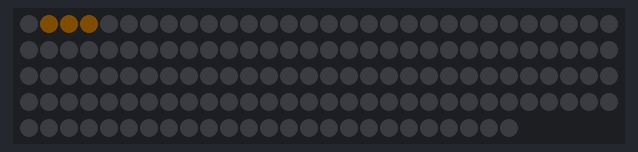
This program was run on a simulated Arduino Nano, built with avr-gcc and run on an emulated ATmega328P. On the bench: 145 RGB LEDs in strip order, left to right, continuing on the next row. Dim RGB values are drawn brighter than linear; random numbers use the default seed unless the program sets one.

Above: at 0.66 s.
At 4.93 s:
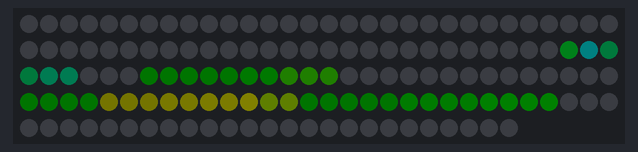
At 8.32 s:
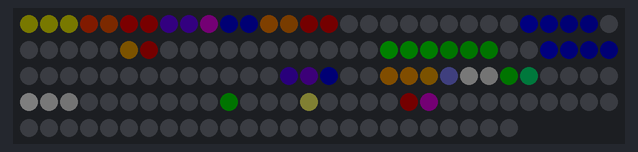
At 20.25 s:
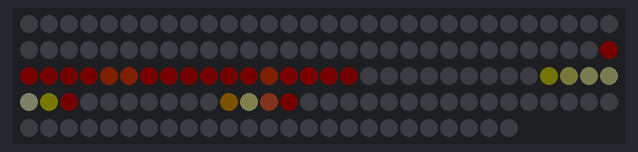
At 29.73 s:
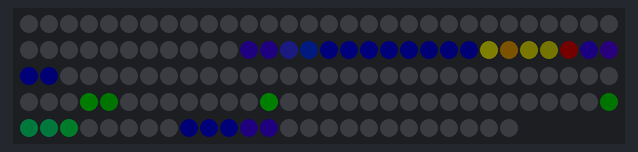
At 39.41 s:
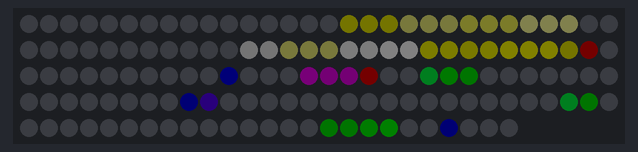

The program:

main.cpp
```cpp
#include <Arduino.h>
#include <FastLED.h>
#include "Utils.h"
#include "ParticleContainer.h"

#define LED_PIN     2
#define NUM_LEDS    145
#define BRIGHTNESS  8
#define LED_TYPE    WS2812

CRGB leds[NUM_LEDS];
ParticleContainer p(32);


void setup() {
  delay(500);
  pinMode(LED_PIN, OUTPUT);
  FastLED.addLeds<LED_TYPE, LED_PIN, GRB>(leds, NUM_LEDS).setCorrection( TypicalLEDStrip );
  FastLED.setBrightness(BRIGHTNESS);
  Serial.begin(9600);
}

void loop() {
  long c = 0;
  while (true) {
    if (c % random8() == 0) {
      p.emit(1, 3.2, -0.05, random8(), ColorFromPalette(HeatColors_p, random8(), 255, LINEARBLEND), 2);
    }
    p.update();
    p.render();
    c++;

    fadeToBlackBy(leds, NUM_LEDS, 100);
    FastLED.show();
    delay(10);
  }
}
```

Particle.h
```cpp
#include <FastLED.h>

class Particle {
    public:
        int id;
        float pos;
        float lastPos;
        float vel;
        float acc;
        int lifeTime;
        int splits;

        CRGB color;

        Particle();
};

Particle::Particle() {
    vel = 0;
}
```

ParticleContainer.h
```cpp
#include "Particle.h"

class ParticleContainer {
    public:
        Particle* particles;
        int maxParticles;
        int numAliveParticles;

        ParticleContainer(int maxParticles);
        void emit(float, float, float, int, CRGB, int);
        void kill(int);
        void update();
        void render();
};

ParticleContainer::ParticleContainer(int mp) {
    maxParticles = mp;
    particles = new Particle[maxParticles];
}

void ParticleContainer::emit(float p, float v, float a, int life, CRGB c, int s) {
    particles[numAliveParticles].pos = p;
    particles[numAliveParticles].lastPos = p;
    particles[numAliveParticles].vel = v;
    particles[numAliveParticles].acc = a;
    particles[numAliveParticles].lifeTime = life;
    particles[numAliveParticles].color = c;//(c/4)*(s+1);
    particles[numAliveParticles].splits = s;
    numAliveParticles++;
}

void ParticleContainer::kill(int index) {
    particles[index] = particles[numAliveParticles-1];
    numAliveParticles--;
}

void ParticleContainer::update() {
    // Serial.println("-------------------");
    for (int i = 0; i < numAliveParticles; i++) {
        // Serial.print("particle: ");
        // Serial.print(i);
        // Serial.print(", position: ");
        // Serial.println(particles[i].pos);

        particles[i].lastPos = particles[i].pos;
        particles[i].pos += particles[i].vel;
        particles[i].vel += particles[i].acc;
        particles[i].lifeTime--;

        if (particles[i].pos < 0) {
            //particles[i].vel *= -1;
            kill(i);
        } else if (particles[i].pos > 144) {
            //particles[i].vel *= -1;
            kill(i);
        }

        if ((particles[i].lifeTime < 0)) {
            if (particles[i].splits > 0) {
                emit(particles[i].pos, particles[i].vel+0.5, 0, 30, ColorFromPalette(RainbowColors_p, random8(), 255, LINEARBLEND), particles[i].splits-1);
                emit(particles[i].pos, particles[i].vel+1, 0, 30, ColorFromPalette(RainbowColors_p, random8(), 255, LINEARBLEND), particles[i].splits-1);
                emit(particles[i].pos, particles[i].vel-0.5, 0, 30, ColorFromPalette(RainbowColors_p, random8(), 255, LINEARBLEND), particles[i].splits-1);
                emit(particles[i].pos, particles[i].vel-1, 0, 30, ColorFromPalette(RainbowColors_p, random8(), 255, LINEARBLEND), particles[i].splits-1);
            }
            kill(i);
        }
    }
}

void ParticleContainer::render() {
    for (int i = 0; i < numAliveParticles; i++) {
        drawPixels(constrain(particles[i].lastPos, 0, 144), constrain(particles[i].pos, 0, 144), particles[i].color);
    }
}
```

Utils.h
```cpp
#include <Arduino.h>
#include <FastLED.h>

void drawPixels(int start, int end, CRGB color) {
    for (int i = min(start,end); i < max(start,end); i++) {
        FastLED.leds()[i] += color;
    }
}
```
